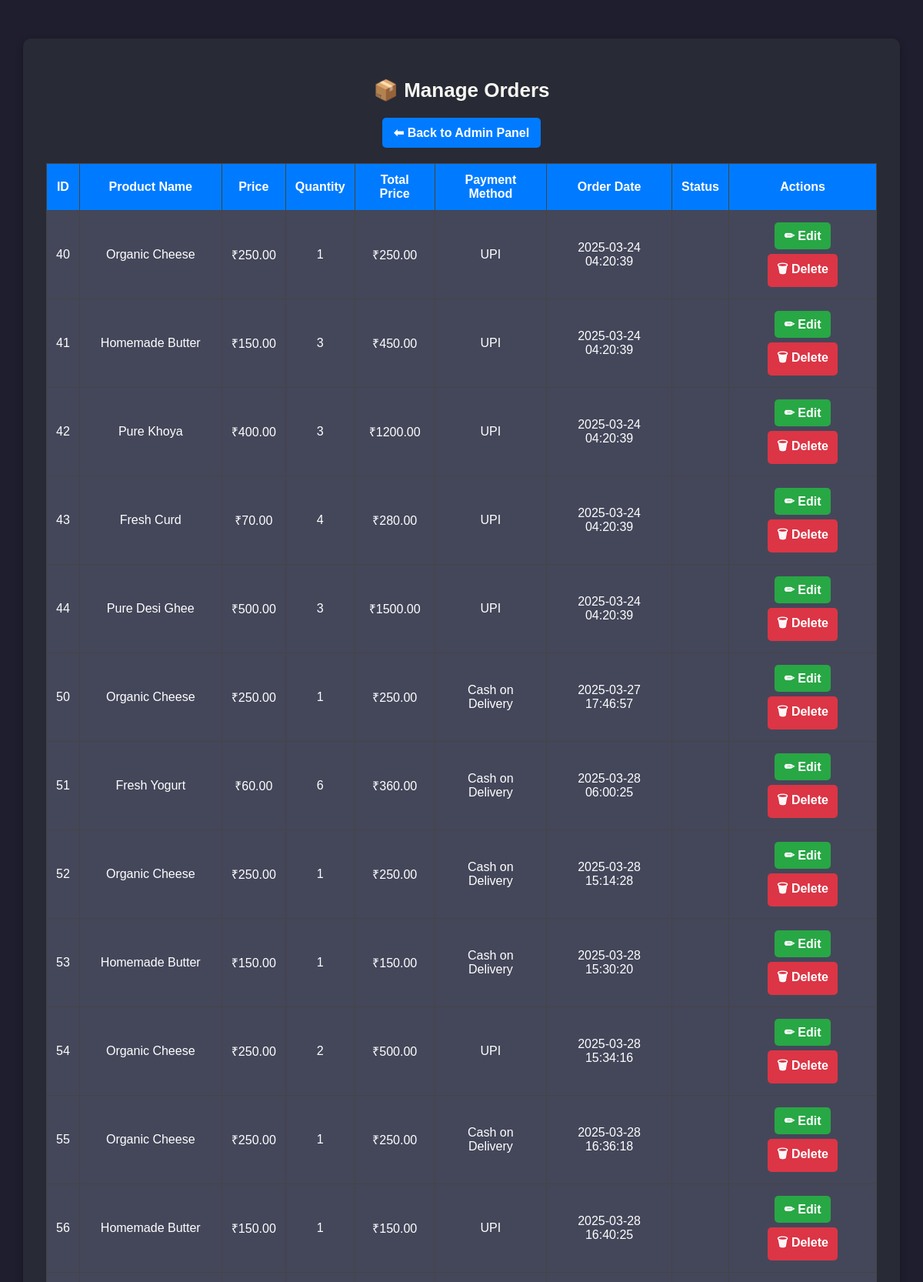
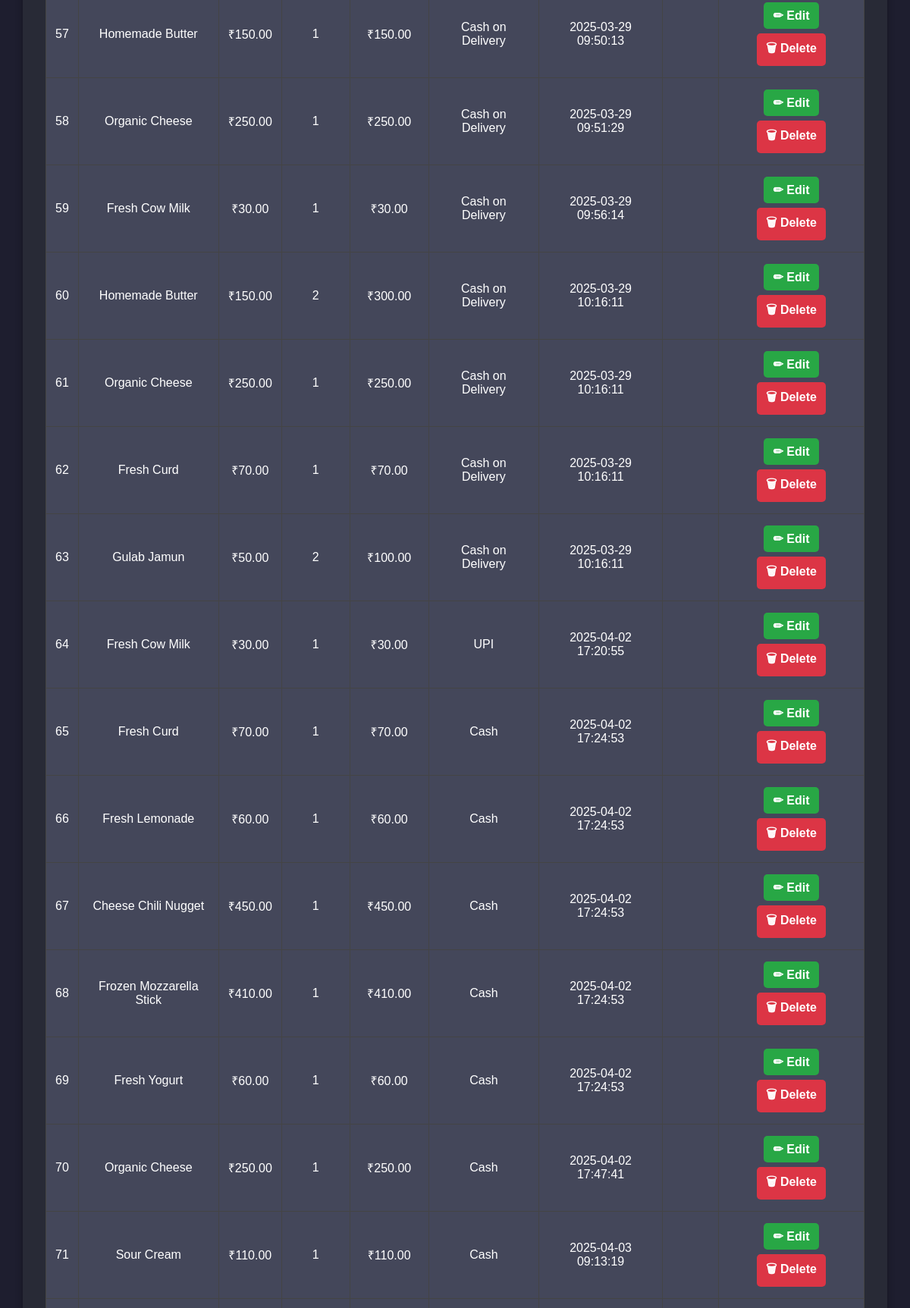
The page /admin/manage_orders.php (upper part) on the database its author committed (2 pictures, top to bottom).
### tables this page shows
CREATE TABLE IF NOT EXISTS `orders` (
  `id` int NOT NULL AUTO_INCREMENT,
  `product_name` text NOT NULL,
  `price` decimal(10,2) NOT NULL,
  `quantity` int NOT NULL,
  `total_price` decimal(10,2) NOT NULL,
  `payment_method` varchar(50) NOT NULL,
  `order_date` timestamp NOT NULL DEFAULT CURRENT_TIMESTAMP,
  PRIMARY KEY (`id`)
);

### admin/manage_orders.php (the view, shortened to what this page needs)
<?php
include('db1.php');
$query = "SELECT * FROM orders";
$result = $conn->query($query);
?>
<!DOCTYPE html>
<html lang="en">
<head>
</head>
<body>
    <div class="container">
        <h2>📦 Manage Orders</h2>
        <a href="admin_panel.php" class="btn-back">⬅ Back to Admin Panel</a>
        <table class="orders-table">
            <thead>
                <tr>
                    <th>ID</th>
                    <th>Product Name</th>
                    <th>Price</th>
                    <th>Quantity</th>
                    <th>Total Price</th>
                    <th>Payment Method</th>
                    <th>Order Date</th>
                    <th>Status</th>
                    <th>Actions</th>
                </tr>
            </thead>
            <tbody>
                <?php while ($row = $result->fetch_assoc()): ?>
                    <tr>
                        <td><?php echo $row['id']; ?></td>
                        <td><?php echo $row['product_name']; ?></td>
                        <td>₹<?php echo $row['price']; ?></td>
                        <td><?php echo $row['quantity']; ?></td>
                        <td>₹<?php echo $row['total_price']; ?></td>
                        <td><?php echo $row['payment_method']; ?></td>
                        <td><?php echo $row['order_date']; ?></td>
                        <td><?php echo $row['status']; ?></td>
                        <td class="actions">
                            <a href="edit_order.php?id=<?php echo $row['id']; ?>" class="btn-edit">✏ Edit</a>
                            <a href="delete_order.php?id=<?php echo $row['id']; ?>" class="btn-delete" onclick="return confirm('Are you sure?');">🗑 Delete</a>
                        </td>
                    </tr>
                <?php endwhile; ?>
            </tbody>
        </table>
    </div>
</body>
</html>

### admin/manage_orders.php (style rules this page uses)
body { font-family: Arial, sans-serif; background-color: #1e1e2f; margin: 0; padding: 0; color: #fff; }
.container { width: 90%; max-width: 1100px; margin: 50px auto; background: #282a36; padding: 30px; border-radius: 10px; box-shadow: 0px 4px 10px rgba(0, 0, 0, 0.3); text-align: center; }
h2 { color: #f8f8f2; font-size: 26px; margin-bottom: 20px; }
.btn-back { display: inline-block; padding: 10px 15px; background: #007BFF; color: white; text-decoration: none; border-radius: 5px; font-weight: bold; transition: background 0.3s; }
.orders-table { width: 100%; border-collapse: collapse; margin-top: 20px; }
.orders-table thead { background: #007BFF; color: white; }
.orders-table th, .orders-table td { padding: 12px; text-align: center; border: 1px solid #444; }
.orders-table tbody tr { background: #44475a; transition: background 0.3s; }
.actions a { display: inline-block; padding: 8px 12px; text-decoration: none; font-weight: bold; border-radius: 5px; margin: 3px; transition: 0.3s; }
.btn-edit { background: #28a745; color: white; }
.btn-delete { background: #dc3545; color: white; }

### rows shown on the page
orders: id "40", product_name "Organic Cheese", price "250.00", quantity "1", total_price "250.00", payment_method "UPI", order_date "2025-03-24 04:20:39"
orders: id "41", product_name "Homemade Butter", price "150.00", quantity "3", total_price "450.00", payment_method "UPI", order_date "2025-03-24 04:20:39"
orders: id "42", product_name "Pure Khoya", price "400.00", quantity "3", total_price "1200.00", payment_method "UPI", order_date "2025-03-24 04:20:39"
orders: id "43", product_name "Fresh Curd", price "70.00", quantity "4", total_price "280.00", payment_method "UPI", order_date "2025-03-24 04:20:39"
orders: id "44", product_name "Pure Desi Ghee", price "500.00", quantity "3", total_price "1500.00", payment_method "UPI", order_date "2025-03-24 04:20:39"
orders: id "50", product_name "Organic Cheese", price "250.00", quantity "1", total_price "250.00", payment_method "Cash on Delivery", order_date "2025-03-27 17:46:57"
orders: id "51", product_name "Fresh Yogurt", price "60.00", quantity "6", total_price "360.00", payment_method "Cash on Delivery", order_date "2025-03-28 06:00:25"
orders: id "52", product_name "Organic Cheese", price "250.00", quantity "1", total_price "250.00", payment_method "Cash on Delivery", order_date "2025-03-28 15:14:28"
orders: id "53", product_name "Homemade Butter", price "150.00", quantity "1", total_price "150.00", payment_method "Cash on Delivery", order_date "2025-03-28 15:30:20"
orders: id "54", product_name "Organic Cheese", price "250.00", quantity "2", total_price "500.00", payment_method "UPI", order_date "2025-03-28 15:34:16"
orders: id "55", product_name "Organic Cheese", price "250.00", quantity "1", total_price "250.00", payment_method "Cash on Delivery", order_date "2025-03-28 16:36:18"
orders: id "56", product_name "Homemade Butter", price "150.00", quantity "1", total_price "150.00", payment_method "UPI", order_date "2025-03-28 16:40:25"
orders: id "57", product_name "Homemade Butter", price "150.00", quantity "1", total_price "150.00", payment_method "Cash on Delivery", order_date "2025-03-29 09:50:13"
orders: id "58", product_name "Organic Cheese", price "250.00", quantity "1", total_price "250.00", payment_method "Cash on Delivery", order_date "2025-03-29 09:51:29"
orders: id "59", product_name "Fresh Cow Milk", price "30.00", quantity "1", total_price "30.00", payment_method "Cash on Delivery", order_date "2025-03-29 09:56:14"
orders: id "60", product_name "Homemade Butter", price "150.00", quantity "2", total_price "300.00", payment_method "Cash on Delivery", order_date "2025-03-29 10:16:11"
orders: id "61", product_name "Organic Cheese", price "250.00", quantity "1", total_price "250.00", payment_method "Cash on Delivery", order_date "2025-03-29 10:16:11"
orders: id "62", product_name "Fresh Curd", price "70.00", quantity "1", total_price "70.00", payment_method "Cash on Delivery", order_date "2025-03-29 10:16:11"
orders: id "63", product_name "Gulab Jamun", price "50.00", quantity "2", total_price "100.00", payment_method "Cash on Delivery", order_date "2025-03-29 10:16:11"
orders: id "64", product_name "Fresh Cow Milk", price "30.00", quantity "1", total_price "30.00", payment_method "UPI", order_date "2025-04-02 17:20:55"
orders: id "65", product_name "Fresh Curd", price "70.00", quantity "1", total_price "70.00", payment_method "Cash", order_date "2025-04-02 17:24:53"
orders: id "66", product_name "Fresh Lemonade", price "60.00", quantity "1", total_price "60.00", payment_method "Cash", order_date "2025-04-02 17:24:53"
orders: id "67", product_name "Cheese Chili Nugget", price "450.00", quantity "1", total_price "450.00", payment_method "Cash", order_date "2025-04-02 17:24:53"
orders: id "68", product_name "Frozen Mozzarella Stick", price "410.00", quantity "1", total_price "410.00", payment_method "Cash", order_date "2025-04-02 17:24:53"
orders: id "69", product_name "Fresh Yogurt", price "60.00", quantity "1", total_price "60.00", payment_method "Cash", order_date "2025-04-02 17:24:53"
orders: id "70", product_name "Organic Cheese", price "250.00", quantity "1", total_price "250.00", payment_method "Cash", order_date "2025-04-02 17:47:41"
orders: id "71", product_name "Sour Cream", price "110.00", quantity "1", total_price "110.00", payment_method "Cash", order_date "2025-04-03 09:13:19"
